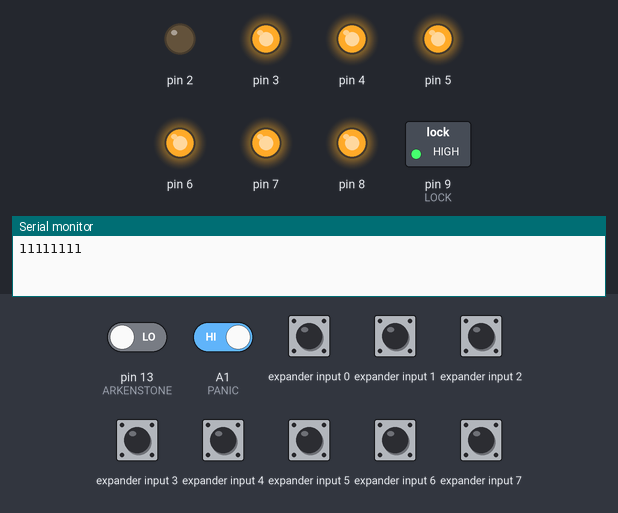
A sketch run on a simulated Arduino Uno, built with avr-gcc and run on an emulated ATmega328P. Shown: switched loads named in the sketch (green lamp = pin HIGH), output pins drawn as LEDs (lit = HIGH), the last lines printed to the serial monitor. Wiring (inferred from the names in the program): input shift register (74HC165): load A5; clock A4; serial out A3. The test bench sets the inputs (shaded band); at power-on: A1 (PANIC), expander input 0–7 HIGH, pin 13 (ARKENSTONE) LOW. Pins used as bus, display or sensor lines are not drawn.

Above: at 1.2 s.
1.3 s: pin 13 (ARKENSTONE) driven HIGH
At 2.5 s:
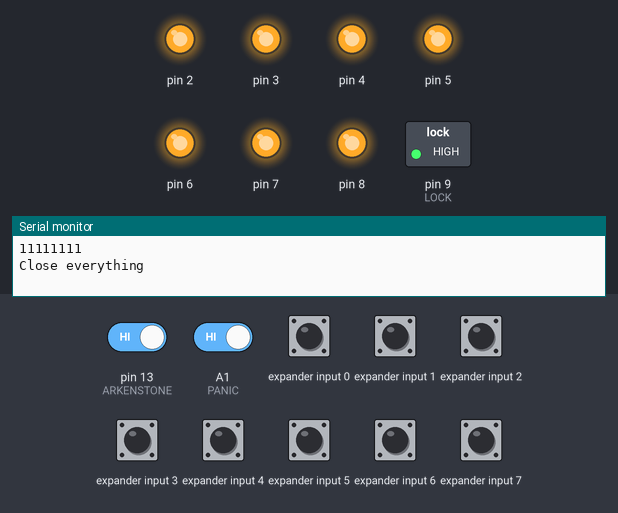
2.8 s: pin 13 (ARKENSTONE) driven LOW
At 3.2 s:
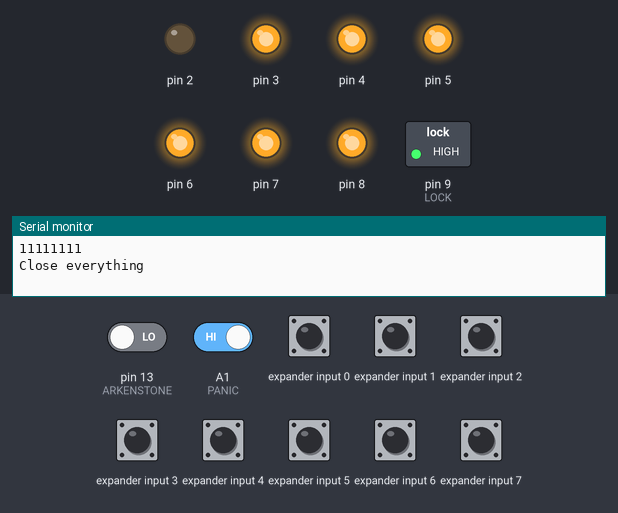
4.3 s: A1 (PANIC) driven LOW
At 5.0 s:
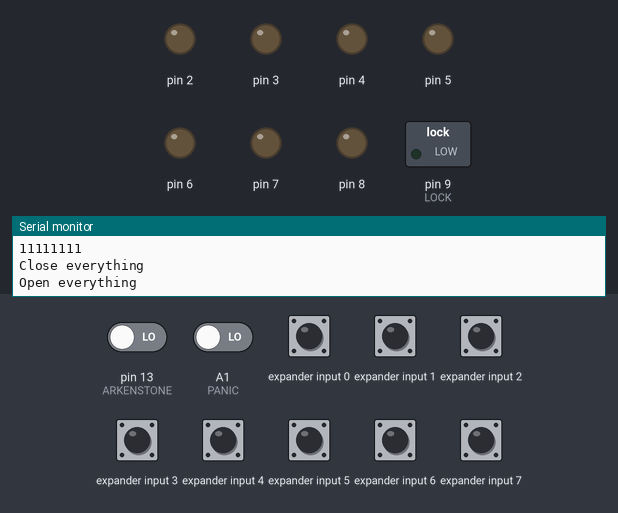
Timing chart, 0 to 7.3 s (numbered marks = the images above; inputs shaded):
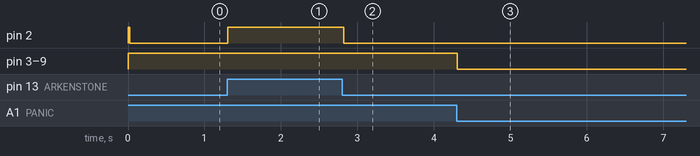

The sketch:

dragon.ino
```cpp
// Input shift register box
#define LATCH A5
#define CLOCK A4
#define DATA A3

#define ARKENSTONE 13

// Emergency button
#define PANIC A1

// Output pins activating 9 dragon segment.
#define SEGMENT_BEGIN 0
#define SEGMENT_END 9

// Output pin disabling magnetic lock.
#define LOCK 9

bool PanicFlag = false;
bool ArkenstoneFlag = false;
bool SuccessFlag = false;

// Time of last dragon activation
long LastFlash = 0;

/////////////////////////////////////////////////////////////////////////////

void flash_segments_and_boxes()
{
  long now = millis();
  if (now - LastFlash < 20 * 1000) {
    return;
  }
  LastFlash = now;

  Serial.println("Flash segments");
 // for (int i = SEGMENT_BEGIN; i < SEGMENT_END; ++i) {
  //  digitalWrite(i, LOW);
  //  delay(500);
   // digitalWrite(i, HIGH);}  //different segments

  for (int i = 1; i < 5; ++i){
    for (int j = SEGMENT_BEGIN; j < SEGMENT_END; ++j)   digitalWrite(j, LOW);
    delay(500);
    for (int k = SEGMENT_BEGIN; k < SEGMENT_END; ++k)   digitalWrite(k, HIGH);
    delay(500);
  }}

void close_everything()
{
  Serial.println("Close everything");
  for (int i = SEGMENT_BEGIN; i < SEGMENT_END; ++i) {
    digitalWrite(i, HIGH);
  }
  digitalWrite(LOCK, HIGH);
  PanicFlag = false;
  SuccessFlag = false;
}

void open_everything()
{
  Serial.println("Open everything");
  for (int i = SEGMENT_BEGIN; i < SEGMENT_END; ++i) {
    digitalWrite(i, LOW);
  }
  digitalWrite(LOCK, LOW);
  SuccessFlag = true;
}

// Fills array of open and closed boxes states.
void get_boxes(bool result[8])
{
  static byte last_state = 0;

  digitalWrite(CLOCK, HIGH);

  digitalWrite(LATCH, LOW);
  delayMicroseconds(1);

  digitalWrite(LATCH, HIGH);
  delayMicroseconds(1);

  byte state = shiftIn(DATA, CLOCK, MSBFIRST);
  bool print = state != last_state;
  for (int i = 0; i < 8; ++i) {
    result[i] = (bitRead(state, i) == 1);
  }

  if (print) {
    for (int i = 0; i < 8; ++i) {
      Serial.print(result[i] ? "1" : "0");
    }
    Serial.println("");
  }
  last_state = state;
}

// Translates array of box states into array of counters for dragon segments.
void get_counters(const bool boxes[8], int counters[9])
{
  for (int i = 0; i < 9; ++i) {
    counters[i] = 0;
  }

  // 0
  if (boxes[0]) {
    counters[0] ++;
    counters[2] ++;
  }

  // 1
  if (boxes[1]) {
    counters[0] ++;
    counters[8] ++;
  }

  // 2
  if (boxes[2]) {
    counters[1] ++;
    counters[3] ++;
  }

  // 3
  if (boxes[3]) {
    counters[3] ++;
    counters[4] ++;
  }

  // 4
  if (boxes[4]) {
    counters[1] ++;
    counters[5] ++;
  }

  // 5
  if (boxes[5]) {
    counters[6] ++;
    counters[8] ++;
  }

  // 6
  if (boxes[6]) {
    counters[6] ++;
    counters[7] ++;
  }

  // 7
  if (boxes[7]) {
    counters[4] ++;
    counters[5] ++;
    counters[7] ++;
  }
}

/////////////////////////////////////////////////////////////////////////////

void setup()
{
  pinMode(LATCH, OUTPUT);
  pinMode(CLOCK, OUTPUT);
  pinMode(DATA, INPUT);

  pinMode(PANIC, INPUT);
  pinMode(ARKENSTONE, INPUT);

  for (int i = SEGMENT_BEGIN; i < SEGMENT_END; ++i) {
    pinMode(i, OUTPUT);
  }

  pinMode(LOCK, OUTPUT);

  close_everything();

  digitalWrite(LATCH, HIGH);
  Serial.begin(9600);
}

void loop()
{
  if (digitalRead(ARKENSTONE) == HIGH) {
    // No arkenstone.
    if (ArkenstoneFlag) {
      close_everything();
    }
    ArkenstoneFlag = false;
    return;
  }

  // Double check to eliminate bouncing.
  delay(20);
  if (digitalRead(ARKENSTONE) == HIGH) {
    return;
  }

  if (!ArkenstoneFlag) {
    ArkenstoneFlag = true;
    flash_segments_and_boxes();
  }

  if (digitalRead(PANIC) == LOW) {
    if (!PanicFlag) {
      open_everything();
    }
    PanicFlag = true;
    return;
  }

  if (!SuccessFlag) {
    bool boxes[8];
    get_boxes(boxes);

    int counters[9];
    get_counters(boxes, counters);

    bool allSegments = true;
    for (int i = 0; i < 9; ++i) {
      //Serial.print(counters[i]);
      //Serial.print(" ");
      if (counters[i] % 2 == 1) {
        digitalWrite(SEGMENT_BEGIN + i, LOW);
      } else {
        digitalWrite(SEGMENT_BEGIN + i, HIGH);
        allSegments = false;
      }
    }
    //Serial.println();

    if (allSegments) {
      Serial.println("All segments");
      open_everything();
    }
  }
}
```

Measured:
- after the input at 1.3 s, pin 2: LOW → HIGH at once
- after the input at 2.8 s, pin 2: HIGH → LOW at once
- after the input at 4.3 s, pin 3–8, pin 9 (LOCK): HIGH → LOW at once
